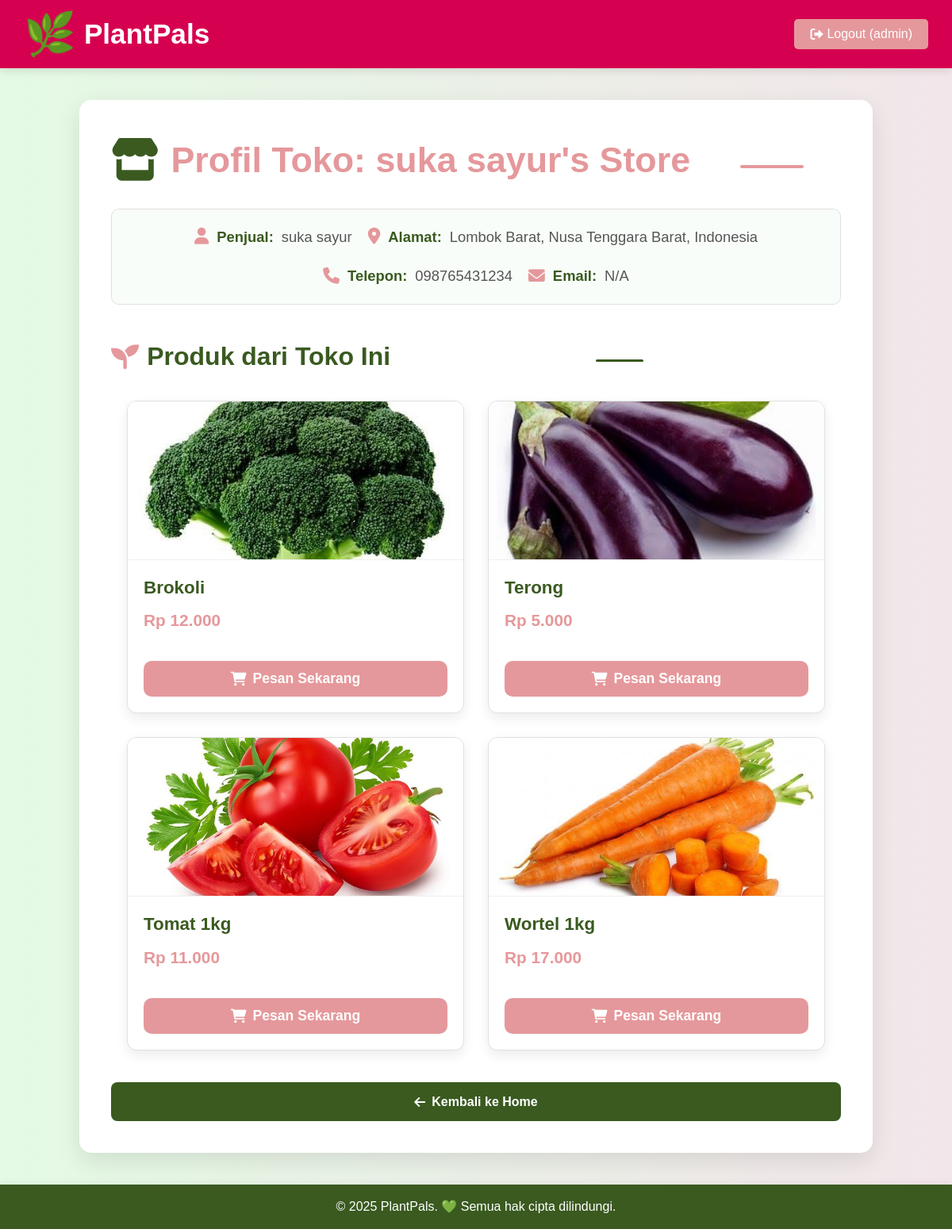
Screenshot of /store_profile.php?store_id_string=toko_suka_sayur_1749586803 (signed in) with the database file from the repository.
### tables this page shows
CREATE TABLE `stores` (
  `id` int(11) NOT NULL,
  `store_id_string` varchar(50) NOT NULL,
  `name` varchar(255) NOT NULL,
  `address` text NOT NULL,
  `phone_number` varchar(20) DEFAULT NULL,
  `email` varchar(100) DEFAULT NULL,
  `seller_user_id` int(11) NOT NULL,
  `created_at` timestamp NOT NULL DEFAULT current_timestamp(),
  `updated_at` timestamp NOT NULL DEFAULT current_timestamp() ON UPDATE current_timestamp(),
  `followers_count` int(11) DEFAULT 0
);

CREATE TABLE `users` (
  `id` int(11) NOT NULL,
  `username` varchar(50) NOT NULL,
  `password` varchar(255) NOT NULL,
  `email` varchar(100) DEFAULT NULL,
  `full_name` varchar(100) DEFAULT NULL,
  `phone_number` varchar(20) DEFAULT NULL,
  `address` text DEFAULT NULL,
  `role` enum('buyer','seller','admin') NOT NULL DEFAULT 'buyer',
  `created_at` timestamp NOT NULL DEFAULT current_timestamp()
);

CREATE TABLE `products` (
  `id` int(11) NOT NULL,
  `name` varchar(100) NOT NULL,
  `img` varchar(255) DEFAULT NULL,
  `scientific_name` varchar(100) DEFAULT NULL,
  `family` varchar(100) DEFAULT NULL,
  `description` text DEFAULT NULL,
  `habitat` text DEFAULT NULL,
  `care_instructions` text DEFAULT NULL,
  `unique_fact` text DEFAULT NULL,
  `price` decimal(10,2) NOT NULL,
  `stock` int(11) NOT NULL DEFAULT 0,
  `seller_id` int(11) DEFAULT NULL,
  `category_id` int(11) DEFAULT NULL,
  `created_at` timestamp NOT NULL DEFAULT current_timestamp(),
  `updated_at` timestamp NOT NULL DEFAULT current_timestamp() ON UPDATE current_timestamp()
);

### store_profile.php (the view, shortened to what this page needs)
<?php
$username = htmlspecialchars($_SESSION['username']);
require_once 'config.php';
$store_details = null;
$store_products = [];
$store_id_string_param = $_GET['store_id_string'] ?? '';
if (!empty($store_id_string_param)) {
    $stmt_store = mysqli_prepare($conn, "SELECT s.id, s.store_id_string, s.name, s.address, s.phone_number, s.email, s.seller_user_id, u.username as seller_username
                                        FROM stores s
                                        JOIN users u ON s.seller_user_id = u.id
                                        WHERE s.store_id_string = ? AND u.role = 'seller'");
    if ($stmt_store) {
        mysqli_stmt_bind_param($stmt_store, "s", $store_id_string_param);
        mysqli_stmt_execute($stmt_store);
        $result_store = mysqli_stmt_get_result($stmt_store);
        $store_details = mysqli_fetch_assoc($result_store);
    }
    if ($store_details) {
        $stmt_products = mysqli_prepare($conn, "SELECT * FROM products WHERE seller_id = ? ORDER BY name ASC");
        if ($stmt_products) {
            mysqli_stmt_bind_param($stmt_products, "i", $store_details['seller_user_id']);
            mysqli_stmt_execute($stmt_products);
            $result_products = mysqli_stmt_get_result($stmt_products);
            while ($row_product = mysqli_fetch_assoc($result_products)) {
                $store_products[] = $row_product;
            }
        }
    }
}
?>
<!DOCTYPE html>
<html lang="id">
<head>
    <link rel="stylesheet" href="/PlantPals/css/main_styles.css">
    <link rel="stylesheet" href="/PlantPals/css/dashboard_styles.css"> <link rel="stylesheet" href="https://cdnjs.cloudflare.com/ajax/libs/font-awesome/6.0.0-beta3/css/all.min.css">
</head>
<body>
    <header>
        <h1><span class="emoji">🌿</span> PlantPals</h1>
        <form action="/PlantPals/logout.php" method="post" style="margin:0;">
            <button class="logout-btn" type="submit" name="logout"><i class="fas fa-sign-out-alt"></i> Logout (<?php echo htmlspecialchars($username); ?>)</button>
        </form>
    </header>
    <div class="store-profile-container">
        <?php if ($store_details): ?>
            <h2><i class="fas fa-store"></i> Profil Toko: <?php echo htmlspecialchars($store_details['name']); ?></h2>
            <div class="store-details">
                <p><i class="fas fa-user"></i> <strong>Penjual:</strong> <?php echo htmlspecialchars($store_details['seller_username']); ?></p>
                <p><i class="fas fa-map-marker-alt"></i> <strong>Alamat:</strong> <?php echo htmlspecialchars($store_details['address'] ?? 'N/A'); ?></p>
                <p><i class="fas fa-phone"></i> <strong>Telepon:</strong> <?php echo htmlspecialchars($store_details['phone_number'] ?? 'N/A'); ?></p>
                <p><i class="fas fa-envelope"></i> <strong>Email:</strong> <?php echo htmlspecialchars($store_details['email'] ?? 'N/A'); ?></p>
            </div>
            <h3 class="products-section-title"><i class="fas fa-seedling"></i> Produk dari Toko Ini</h3>
            <?php if (empty($store_products)): ?>
                <p class="no-products-message">Toko ini belum memiliki produk.</p>
            <?php else: ?>
                <div class="products-from-store-grid">
                    <?php foreach ($store_products as $product): ?>
                        <div class="card">
                            <img src="<?php echo htmlspecialchars($product['img']); ?>" alt="<?php echo htmlspecialchars($product['name']); ?>" />
                            <div class="card-content">
                                <h4><?php echo htmlspecialchars($product['name']); ?></h4>
                                <p class="price">Rp <?php echo number_format($product['price'], 0, ',', '.'); ?></p>
                            </div>
                            <button class="buy-button"
                                    onclick="handleOrder('<?php echo htmlspecialchars($product['name']); ?>', '<?php echo htmlspecialchars($product['price']); ?>', '<?php echo htmlspecialchars($store_details['store_id_string']); ?>', '<?php echo htmlspecialchars($store_details['name'] . " - (" . $store_details['address'] . ")"); ?>');">
                                <i class="fas fa-shopping-cart"></i> Pesan Sekarang
                            </button>
                        </div>
                    <?php endforeach; ?>
                </div>
            <?php endif; ?>
        <?php endif; ?>
        <div class="back-btn-container">
            <a href="/PlantPals/dashboard.php?page=home" class="back-btn"><i class="fas fa-arrow-left"></i> Kembali ke Home</a>
        </div>
    </div>
    <footer>
        <p>&copy; 2025 PlantPals. 💚 Semua hak cipta dilindungi.</p>
    </footer>
</body>
</html>

### CSS/main_styles.css (style rules this page uses)
* { box-sizing: border-box; margin: 0; padding: 0; }
body { font-family: 'Poppins', sans-serif; line-height: 1.6; background: linear-gradient(to right, rgb(228, 250, 228), rgb(242, 230, 234)); color: #333; min-height: 100vh; display: flex; flex-direction: column; }
h1, h2, h3, h4, h5, h6, .section-heading, .section-sub-title { font-family: 'Montserrat', sans-serif; }
a { color: #D60050; text-decoration: none; transition: color 0.3s ease; }
header { background-color: #D60050; color: white; padding: 15px 30px; display: flex; justify-content: space-between; align-items: center; box-shadow: 0 4px 10px rgba(0,0,0,0.1); flex-wrap: wrap; gap: 15px; }
header h1 { font-size: 2.2rem; margin: 0; display: flex; align-items: center; }
header h1 .emoji { font-size: 1.5em; margin-right: 10px; line-height: 1; }
.logout-btn { background-color: #E5989B; color: white; border: none; padding: 10px 20px; border-radius: 5px; cursor: pointer; font-size: 1em; transition: background-color 0.3s ease; display: flex; align-items: center; gap: 5px; }
footer { background-color: #3a5a20; color: white; text-align: center; padding: 15px; margin-top: auto; box-shadow: 0 -2px 8px rgba(0,0,0,0.05); }

### CSS/dashboard_styles.css (style rules this page uses)
.back-btn-container { margin-top: 30px; text-align: center; }
.back-btn { display: inline-block; padding: 12px 25px; background-color: #3a5a20; color: white; border-radius: 8px; text-decoration: none; transition: background-color 0.3s ease, transform 0.2s ease; display: flex; align-items: center; justify-content: center; gap: 8px; }

### rows the page displays
stores: name "suka sayur's Store", seller_user.username "suka sayur", address "Lombok Barat, Nusa Tenggara Barat, Indonesia", phone_number "098765431234", email "N/A"
products: img (picture), name "Brokoli", price "12.000"
products: img (picture), name "Terong", price "5.000"
products: img (picture), name "Tomat 1kg", price "11.000"
products: img (picture), name "Wortel 1kg", price "17.000"

### other values shown
$username "admin"
